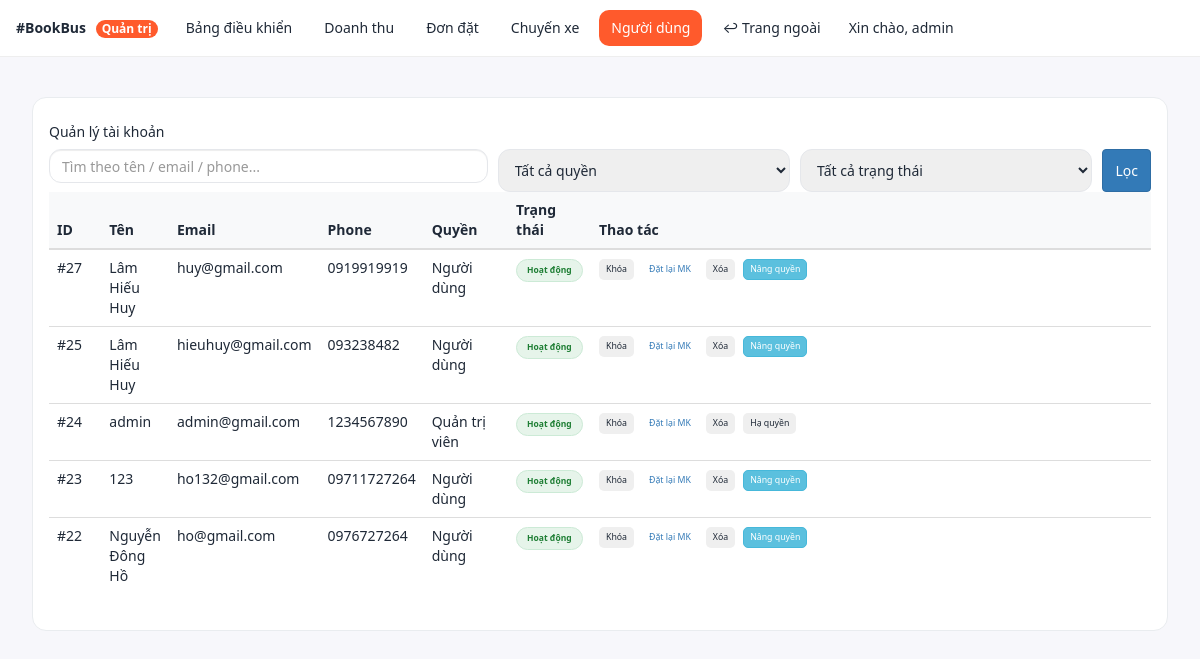
Page /users.php (signed in) on the earlier database version.
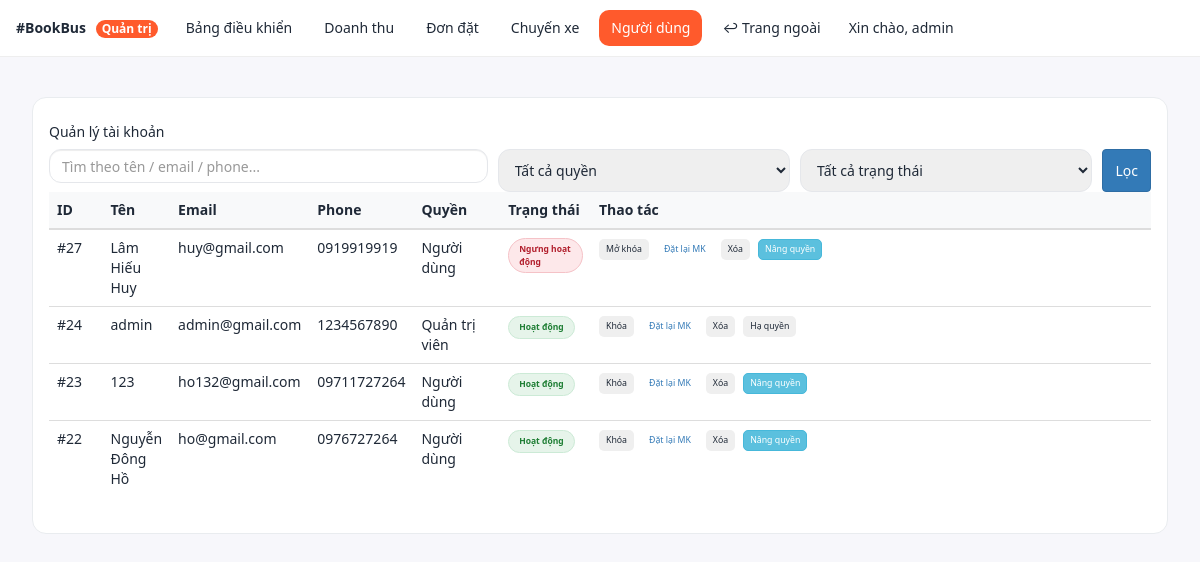
Same page on the later database version.
### tables this page shows
CREATE TABLE daily_dangky (
  id INTEGER PRIMARY KEY AUTOINCREMENT,
  name TEXT NOT NULL,
  email TEXT NOT NULL UNIQUE,
  phone TEXT,
  password TEXT NOT NULL,
  created_at TEXT DEFAULT (datetime('now', 'localtime'))
, role INTEGER NOT NULL DEFAULT 0, status INTEGER NOT NULL DEFAULT 1, deleted_at TEXT NULL);

### users.php (the view, shortened to what this page needs)
<?php
$active = "users";
require_once __DIR__ . "/_layout_top.php";
require_once __DIR__ . "/../libs/db.php";
$keyword = trim($_GET['q'] ?? '');
$params = [];
$sql = "
  SELECT id, name, email, phone,
         COALESCE(role,0)   AS role,
         COALESCE(status,1) AS status,
         deleted_at
  FROM daily_dangky
";
$sql .= " ORDER BY id DESC";
$stmt = $pdo->prepare($sql);
$stmt->execute($params);
$rows = $stmt->fetchAll(PDO::FETCH_ASSOC);
?>
<div class="users-page">
  <div class="users-card">
    <div class="body">
      <h5 class="mb-3">Quản lý tài khoản</h5>
      <form class="filter-grid mb-3" method="get">
        <input type="text" class="form-control" name="q" value="<?= htmlspecialchars($keyword) ?>" placeholder="Tìm theo tên / email / phone...">
        <select name="role" class="form-select">
          <option value="">Tất cả quyền</option>
        </select>
        <select name="status" class="form-select">
          <option value="">Tất cả trạng thái</option>
        </select>
        <button class="btn btn-primary">Lọc</button>
      </form>
      <div class="table-responsive">
        <table class="table align-middle">
          <thead>
            <tr>
              <th style="width:80px">ID</th>
              <th>Tên</th>
              <th>Email</th>
              <th>Phone</th>
              <th style="width:140px">Quyền</th>
              <th style="width:140px">Trạng thái</th>
              <th style="min-width:560px">Thao tác</th>
            </tr>
          </thead>
          <tbody>
          <?php if (empty($rows)): ?>
            <tr>
              <td colspan="7" class="text-center text-muted py-5">
                Không có dữ liệu phù hợp.
              </td>
            </tr>
          <?php else: ?>
            <?php foreach ($rows as $u): ?>
            <tr>
              <td>#<?= $u['id'] ?></td>
              <td><?= htmlspecialchars($u['name'] ?? '') ?></td>
              <td><?= htmlspecialchars($u['email'] ?? '') ?></td>
              <td><?= htmlspecialchars($u['phone'] ?? '') ?></td>
              <td><?= (int)$u['role']===1 ? 'Quản trị viên' : 'Người dùng' ?></td>
              <td>
                <?php if (!empty($u['deleted_at'])): ?>
                  <span class="badge-round badge-muted">Đã xoá</span>
                <?php else: ?>
                  <?php if ((int)$u['status']===1): ?>
                    <span class="badge-round badge-green">Hoạt động</span>
                  <?php else: ?>
                    <span class="badge-round badge-red">Ngưng hoạt động</span>
                  <?php endif; ?>
                <?php endif; ?>
              </td>
              <td>
                <div class="actions">
                  <?php if (empty($u['deleted_at'])): ?>
                    <form method="post" action="users_action.php" class="m-0 needs-confirm"
                          data-confirm="Xác nhận <?= ((int)$u['status']===1?'KHÓA':'MỞ KHÓA') ?> tài khoản này?">
                      <button class="btn <?= (int)$u['status']===1 ? 'btn-outline-warning' : 'btn-outline-success' ?>">
                        <?= (int)$u['status']===1?'Khóa':'Mở khóa' ?>
                      </button>
                    </form>
                    <a class="btn btn-outline-primary" href="users_reset.php?id=<?=$u['id']?>">
                      Đặt lại MK
                    </a>
                    <form method="post" action="users_action.php" class="m-0 needs-confirm"
                          data-confirm="Xác nhận XOÁ tài khoản này (xoá mềm)?">
                      <button class="btn btn-outline-danger">
                        Xóa
                      </button>
                    </form>
                  <?php endif; ?>
                  <?php if ((int)$u['role']===0): ?>
                    <form method="post" action="users_action.php" class="m-0 needs-confirm"
                          data-confirm="Nâng quyền quản trị cho tài khoản này?">
                      <button class="btn btn-info text-white">
                        Nâng quyền
                      </button>
                    </form>
                  <?php else: ?>
                    <form method="post" action="users_action.php" class="m-0 needs-confirm"
                          data-confirm="Hạ quyền xuống người dùng thường?">
                      <button class="btn btn-secondary">
                        Hạ quyền
                      </button>
                    </form>
                  <?php endif; ?>
                </div>
              </td>
            </tr>
            <?php endforeach; ?>
          <?php endif; ?>
          </tbody>
        </table>
      </div>
    </div>
  </div>
</div>
<?php require_once __DIR__ . "/_layout_bottom.php"; ?>

### admin/_layout_top.php (shortened to what this page needs)
<!doctype html>
<html lang="vi">
<head>
  <link rel="stylesheet" href="../css/bootstrap.min.css">
  <link rel="stylesheet" href="assets/admin.css">
</head>
<body class="admin-body">
  <header class="admin-header">
    <div class="brand">
      <a href="index.php" class="brand-link">#BookBus <span class="badge">Quản trị</span></a>
    </div>
    <nav class="admin-nav">
      <a class="nav-link <?= ($active ?? '')==='dashboard'?'active':'' ?>" href="index.php">Bảng điều khiển</a>
      <a class="nav-link <?= ($active ?? '')==='revenue'?'active':'' ?>" href="doanhthu.php">Doanh thu</a>
      <a class="nav-link <?= ($active ?? '')==='orders'?'active':'' ?>" href="orders.php">Đơn đặt</a>
      <a class="nav-link <?= ($active ?? '')==='trips'?'active':'' ?>" href="trips.php">Chuyến xe</a>
      <a class="nav-link <?= ($active ?? '')==='users'?'active':'' ?>" href="users.php">Người dùng</a>
      <a class="nav-link" href="../trangchu.php">↩ Trang ngoài</a>
    </nav>
    <div class="admin-user">
      <span class="hello">Xin chào, <?= htmlspecialchars($_SESSION['user']['username'] ?? ($_SESSION['user']['email'] ?? 'admin')) ?></span>
    </div>
  </header>
  <main class="admin-main container-xl">

### admin/_layout_bottom.php (shortened to what this page needs)
</main>
</body>
</html>

### admin/assets/admin.css (style rules this page uses)
:root { --brand:#ff5a2c;--brand-ink:#1f2937;--muted:#6b7280;--bg:#f7f7fb;--card:#fff;--ring:rgba(255,90,44,.35) }
.admin-body { background:var(--bg);color:var(--brand-ink);font-family:system-ui,-apple-system,Segoe UI,Roboto,Helvetica,Arial,sans-serif }
.admin-header { position:sticky;top:0;z-index:100;display:flex;align-items:center;gap:16px;background:#fff;border-bottom:1px solid #eee;padding:10px 16px }
.brand-link { text-decoration:none;color:var(--brand-ink);font-weight:800 }
.brand .badge { background:var(--brand);color:#fff;font-size:12px;padding:3px 6px;border-radius:999px;margin-left:6px }
.admin-nav { display:flex;gap:8px }
.admin-nav .nav-link { padding:8px 12px;border-radius:10px;text-decoration:none;color:var(--brand-ink) }
.admin-nav .nav-link.active { background:var(--brand);color:#fff }
.admin-main { padding:24px 16px }
.form-control,.form-select { border-radius:12px;border:1px solid #e5e7eb;padding:10px 12px }

### users.php (style rules this page uses)
.users-page { padding:16px }
.users-card { border:1px solid #e9ecef;border-radius:14px;background:#fff }
.users-card .body { padding:16px }
.filter-grid { display:grid;grid-template-columns:1.2fr .8fr .8fr auto;gap:10px }
.table thead th { background:#f8f9fa;font-weight:600 }
.badge-round { display:inline-block;padding:4px 10px;border-radius:999px;font-size:.85rem;font-weight:600 }
.badge-green { color:#1e7e34;background:#e6f4ea;border:1px solid #ccead6 }
.badge-red { color:#b21f2d;background:#fde8ea;border:1px solid #f5c2c7 }
.actions { display:flex;gap:8px;flex-wrap:wrap;align-items:center }
.actions .btn { padding:.35rem .6rem;border-radius:.5rem;font-size:.875rem }

Differences in the rows shown:
removed daily_dangky: id "25", name "Lâm Hiếu Huy", email "hieuhuy@gmail.com", phone "093238482", shows "Người dùng", shows "Hoạt động", shows "Khóa"
changed daily_dangky "Lâm Hiếu Huy": text "Hoạt động Khóa" → "Ngưng hoạt động Mở khóa"
